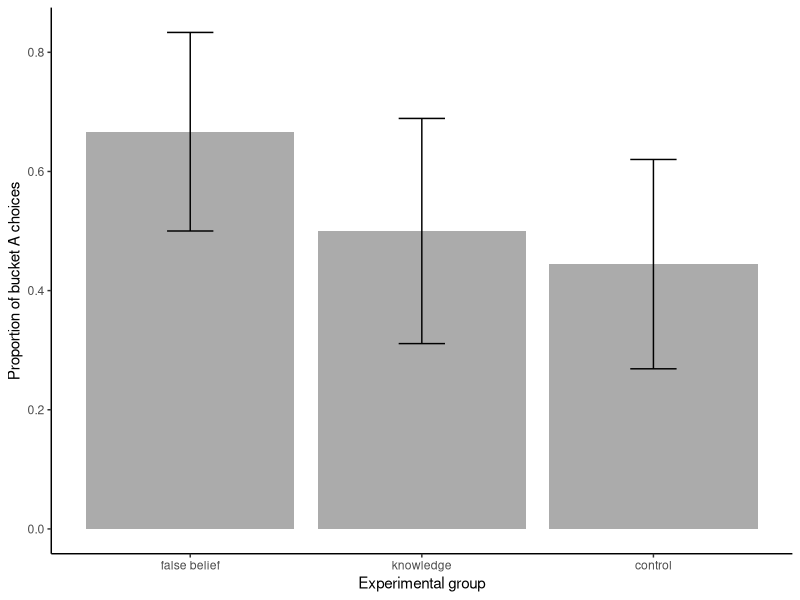

The R script that drew this image:
## ---- chunk 1
library(tidyverse)
## ---- chunk 2
xdata <- read.csv("data/tested_dogs.csv", header = TRUE) %>% 
  na.omit
## ---- chunk 3
#descriptive statistics
plot.data <- xdata %>%
  mutate(choice=ifelse(choice_letter == "A", 1, 0)) %>% 
  mutate(condition = fct_relevel(
  fct_recode(condition, 
             "false belief" = "false_belief", 
             "knowledge" = "knowledge", 
             "control" = "control"),
  "false belief", "knowledge", "control" ))%>%#specify order of factor levels for factor_relevel
  group_by(condition)%>%
  summarise(mean.choiceA=mean(choice), sd.choiceA=sd(choice), n.choseA=sum(choice), median.choiceA=median(choice), n.tested.per.cond=length(choice), se.choiceA=sd(choice)/sqrt(length(choice)))
plot.data

p.choice<-ggplot(
  data=plot.data, aes(x=condition, y=mean.choiceA)) +
  geom_bar(stat="identity", alpha=0.5)+
  geom_errorbar(aes(ymin=mean.choiceA-se.choiceA, ymax=mean.choiceA+se.choiceA), width=.2) +
  #ylim(0,0.8)+
  #geom_signif(comparisons=list(c("False Belief", #"True Belief")), annotations="*",
 #             y_position = 0.75, tip_length = 0.04, #vjust=0.4) +
  theme_classic()+
  labs(x="Experimental group",y="Proportion of bucket A choices")#+
  #ggtitle("Border Collies (N=40)")
 p.choice
 
#saving the plot with ggsave
# ggsave(
#   "./graphs/bucket_A_choices_BC.png",
#   plot = last_plot(),
#   device = NULL,
#  # path = "C:/Users/lonardol/Desktop/False Belief experiment/FB_2_follow_up/Graphs/Border Collies",
#   scale = 0.8,
#   width = 7,
#   height = 6,
#   #units = c("in", "cm", "mm"),
#   dpi = 320,
#   limitsize = TRUE
# )
# ggplot(aes=xdata$condition, xdata$choice_letter)
